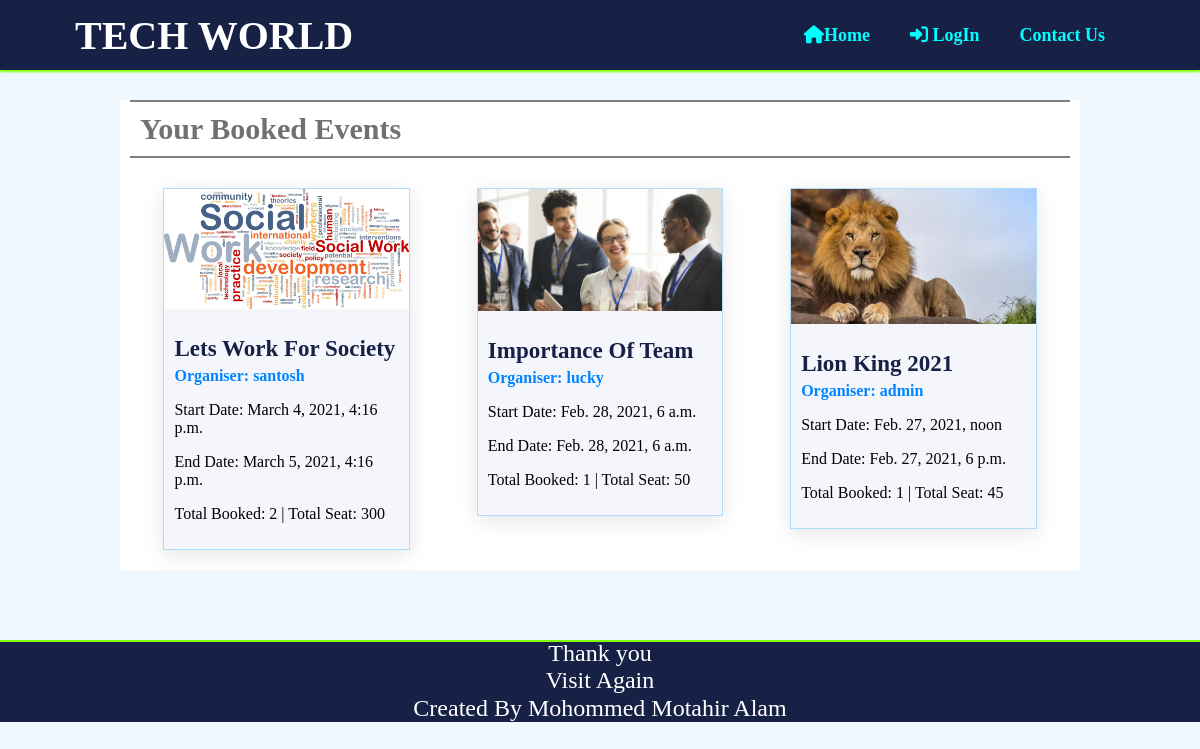
The page /MyEvents/3 on the database its author committed.
### event/models.py (models this page shows, shortened)
class BookEvent(models.Model):
    event=models.ForeignKey(Event, on_delete=models.CASCADE)
    user=models.ForeignKey(get_user_model(),on_delete=models.CASCADE)

class Event(models.Model):
    name=models.CharField(max_length=250)
    category=models.ForeignKey(Category, on_delete=models.CASCADE)
    image=models.ImageField(upload_to='event/')
    organiser=models.ForeignKey(get_user_model(), on_delete=models.CASCADE)
    create_date=models.DateTimeField(auto_now_add=True)
    start_date=models.DateTimeField()
    end_date=models.DateTimeField()
    vanue=models.CharField(max_length=250)
    maximum_participants=models.PositiveIntegerField()
    description=models.TextField()
    slug=models.SlugField(blank=True)
    slot_booked=models.PositiveIntegerField(default=0)

### account/models.py (models this page shows)
class User(AbstractUser):
    CATEGORY_CHOICES=[
        ('Organiser','Organiser'),
        ('Member','Member')
    ]
    email=models.EmailField(unique=True)
    contact=models.CharField(max_length=10)
    profile=models.ImageField(upload_to='account/',blank=True)
    bio=models.TextField(blank=True)
    category=models.CharField(choices=CATEGORY_CHOICES,default='Member',max_length=9)
    REQUIRED_FIELDS=('email','category','first_name','last_name')
    def __str__(self):
        return self.username

### event/views.py (the view)
# urls.py: path("MyEvents/<int:id>",my_events,name='My Events'),
def my_events(request,id):
    user=get_user_model().objects.get(id=id)
    if user.category=='Organiser':
        events = Event.objects.filter(organiser=user)
        booked_events = BookEvent.objects.filter(user=user)
        return render(request,'event/my_events.html',context={'events':events,'booked_events':booked_events})
    else:
        booked_events = BookEvent.objects.filter(user=user)
        return render(request,'event/my_events.html',context={'events':booked_events})

### event/templates/event/my_events.html
{% extends 'event/base.html' %}
{%block content%}
            {% if user.category == 'Organiser' %}
                <h2>Booked Events</h2>
                <div id="blog">
                    {% for i in booked_events%}
                        <div class="blogdiv">
                            <a class="link" href="{%url 'Event Details' i.event.slug%}">
                            <div class="image"><img src="{{i.event.image.url}}" alt="Getting started with Artificial Intelligence" width="100%" height="100%"></div>
                            <div class="details">
                                <p class="heading">{{i.event.name}}</p>
                                <p class="author">Organiser: {{i.event.organiser}}</p>
                                <p>Start Date: {{i.event.start_date}}</p>
                                <p>End Date: {{i.event.end_date}}</p>
                                <p>Total Booked: {{i.event.slot_booked}}<span> | Total Seat: {{i.event.maximum_participants}}</span></p>
                            </div></a>
                        </div>
                    {% endfor %}
                </div>
                <h2>Events Organised By You</h2>
                <div id="blog">
                    {% for i in events%}
                        <div class="blogdiv">
                            <a class="link" href="{%url 'Event Details' i.slug%}">
                            <div class="image"><img src="{{i.image.url}}" alt="Getting started with Artificial Intelligence" width="100%" height="100%"></div>
                            <div class="details">
                                <p class="heading">{{i.name}}</p>
                                <p class="author">Organiser: {{i.organiser}}</p>
                                <p>Start Date: {{i.start_date}}</p>
                                <p>End Date: {{i.end_date}}</p>
                                <p>Total Booked: {{i.slot_booked}}<span> | Total Seat: {{i.maximum_participants}}</span></p>
                            </div></a>
                        </div>
                    {% endfor %}
                </div>
            {% else %}
                <h2>Your Booked Events</h2>
                <div id="blog">
                    {% for i in events%}
                        <div class="blogdiv">
                            <a class="link" href="{%url 'Event Details' i.event.slug%}">
                            <div class="image"><img src="{{i.event.image.url}}" alt="Getting started with Artificial Intelligence" width="100%" height="100%"></div>
                            <div class="details">
                                <p class="heading">{{i.event.name}}</p>
                                <p class="author">Organiser: {{i.event.organiser}}</p>
                                <p>Start Date: {{i.event.start_date}}</p>
                                <p>End Date: {{i.event.end_date}}</p>
                                <p>Total Booked: {{i.event.slot_booked}}<span> | Total Seat: {{i.event.maximum_participants}}</span></p>
                            </div></a>
                        </div>
                    {% endfor %}
                </div>
            {% endif %}
{% endblock %}

### event/static/event/css/Style.css (style rules this page uses)
html { scroll-behavior: smooth; }
body { margin: 0px; padding: 0px; background-color: aliceblue; font-family: 'Times New Roman', Times, serif; }
h2 { font-weight: bolder; color: rgb(116, 112, 112); margin: 0px 10px; padding: 10px; font-size: 30px; border-bottom: 2px solid gray; border-top: 2px solid gray; }
#blog { box-sizing: border-box; width: 100%; margin: 10px auto; padding: 10px; display: flex;; flex-direction: row; flex-wrap: wrap; }
.blogdiv { width: 26%; height: 100%; background-color: #f5f6fb; cursor: pointer; margin: 10px auto; box-shadow: 0 5px 20px 0 rgba(0,0,0,.1); border: 1px solid rgba(0,168,255,.3); }
.image { width: 100%; height: 50%; }
.details { padding:10px; padding-top: 0px; height: 50%; }
.heading { color: #172146; font-size: 23px; font-weight: 900; margin-bottom: 5px; }
.author { color: #0084ff; font-weight: 700; margin: 0px; padding: 0px; }
.link { text-decoration: none; color: unset; }

### rows shown on the page
BookEvent: event.image (picture), event.name "Lets Work For Society", event.organiser "santosh", event.start_date "March 4, 2021, 4:16 p.m.", event.end_date "March 5, 2021, 4:16 p.m.", event.slot_booked "2", event.maximum_participants "300"
BookEvent: event.image (picture), event.name "Importance Of Team", event.organiser "lucky", event.start_date "Feb. 28, 2021, 6 a.m.", event.end_date "Feb. 28, 2021, 6 a.m.", event.slot_booked "1", event.maximum_participants "50"
BookEvent: event.image (picture), event.name "Lion King 2021", event.organiser "admin", event.start_date "Feb. 27, 2021, noon", event.end_date "Feb. 27, 2021, 6 p.m.", event.slot_booked "1", event.maximum_participants "45"
